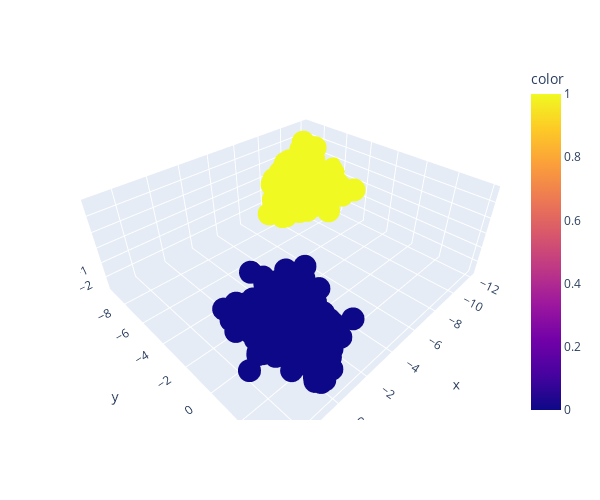

Notebook cell for this chart:
### Markdown cell above
### 3D con Plotly Express

Si se gira para visualizar bien los dos clusters, se vé que el ruido (z) no discrimina los dos grupos, más o menos tiene el mismo rango

### Code cell
fig = px.scatter_3d(x = features['X1'], 
                    y = features['X2'], 
                    z = features['X3'],
                    color = y,
                    width = 600, height = 500)
fig.show()

### Figure 1 — Plotly figure (JSON) as saved in the notebook; plotly's stock layout.template omitted (floating-point values rounded to 4 significant figures; data arrays with more than 128 entries replaced by an {"elided": "..."} marker saying what was removed)
{"data": [{"hovertemplate": "x=%{x}<br>y=%{y}<br>z=%{z}<br>color=%{marker.color}<extra></extra>", "legendgroup": "", "marker": {"color": {"elided": "300 int values"}, "coloraxis": "coloraxis", "symbol": "circle"}, "mode": "markers", "name": "", "scene": "scene", "showlegend": false, "type": "scatter3d", "x": {"elided": "300 float values"}, "y": {"elided": "300 float values"}, "z": {"elided": "300 float values"}}], "layout": {"coloraxis": {"colorbar": {"title": {"text": "color"}}, "colorscale": [[0, "#0d0887"], [0.1111, "#46039f"], [0.2222, "#7201a8"], [0.3333, "#9c179e"], [0.4444, "#bd3786"], [0.5556, "#d8576b"], [0.6667, "#ed7953"], [0.7778, "#fb9f3a"], [0.8889, "#fdca26"], [1, "#f0f921"]]}, "height": 500, "legend": {"tracegroupgap": 0}, "margin": {"t": 60}, "scene": {"domain": {"x": [0, 1], "y": [0, 1]}, "xaxis": {"title": {"text": "x"}}, "yaxis": {"title": {"text": "y"}}, "zaxis": {"title": {"text": "z"}}}, "width": 600}}
